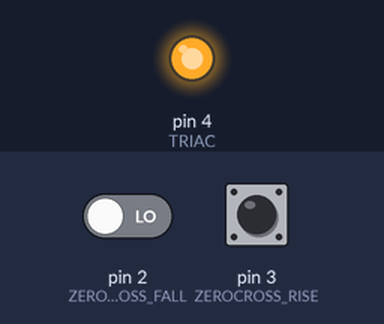
Recording of a sketch running on a simulated Arduino Uno, built with avr-gcc and run on an emulated ATmega328P. Shown: output pins drawn as LEDs (lit = HIGH). The test bench sets the inputs (shaded band); at power-on: pin 2 (ZEROCROSS_FALL) LOW, pin 3 (ZEROCROSS_RISE) HIGH.

Above: at 1.2 s.
1.3 s: pin 2 (ZEROCROSS_FALL) driven HIGH
At 1.7 s:
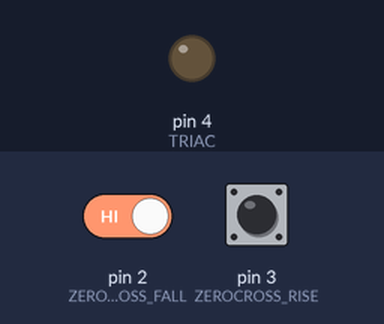
Timing chart, 0 to 4.3 s (numbered marks = the images above; inputs shaded):
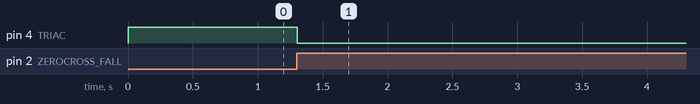

Measured:
- after the input at 1.3 s, pin 4 (TRIAC): HIGH → LOW at once

The sketch:

Arduino-Dimmer-v2.ino
```cpp
// (licence header left out)
#include <avr/io.h>
#include <avr/interrupt.h>

#define ZEROCROSS_FALL 2  //zero cross detect
#define ZEROCROSS_RISE  3
#define TRIAC 4 //triac gate
#define PULSE 4   //trigger pulse width (counts)

//Range 483
//Practical range seems to be 40 to 400
//Less than 40 bottom wave gets cut off.
int dim=200;

void setup()
{
  pinMode(TRIAC, OUTPUT);// Set AC Load pin as output
  pinMode(ZEROCROSS_RISE,INPUT);
  pinMode(ZEROCROSS_FALL,INPUT);

  // set up Timer1
  //(see ATMEGA 328 data sheet pg 134
  OCR1A = 100;      // initialize the comparator  compared with TCNT1
  TIMSK1 = 0x03;    // enable comparator A and overflow interrupts
            // 0x03=0b11 =OCIE1A and TOIE1
            // OCIE1A Timer/Counter1 Output Compare A Match interrupt enable. Interrupt set
            // TOIE1 Timer/Counter1 Overflow interrupt is enabled.
  TCCR1A = 0x00;    // timer control registers set for
  TCCR1B = 0x00;    // normal operation, timer disabled

  //This will fire ther interrupt at 120 Hz
  //INT0 is pin 2
  attachInterrupt(0, zeroCrossingInterrupt, RISING);  // Choose the zero cross interrupt # from the table above
  //INT 1 is pin 3
  attachInterrupt(1, zeroCrossingInterrupt, FALLING);  // Choose the zero cross interrupt # from the table above
}

void zeroCrossingInterrupt(){ //zero cross detect
  TCCR1B=0x04; //start timer with divide by 256 input 16us tics  4=0b100 =CS12:1, CS11:0, CS10:0 table 16.5
  TCNT1 = 0;   //reset timer - count from zero
}

ISR(TIMER1_COMPA_vect){     // comparator match. overflow werd bereikt als de waarde van 'i'  wordt gematched
  digitalWrite(TRIAC,HIGH);   // Triac will be set high
  TCNT1 = 65536-PULSE;        // trigger pulse width telt 4 periodes van 16uS
}

ISR(TIMER1_OVF_vect){       // timer1 overflow wordt bereikt na 4x16us
  digitalWrite(TRIAC,LOW);    // turn off triac gate
  TCCR1B = 0x00;              // disable timer stopd unintended triggers
}

void loop()  {
  OCR1A = dim ;
  /*
  for (int i=5; i <= 128; i++){
    dimming=i;
    delay(10);
   }
   */
}
```
